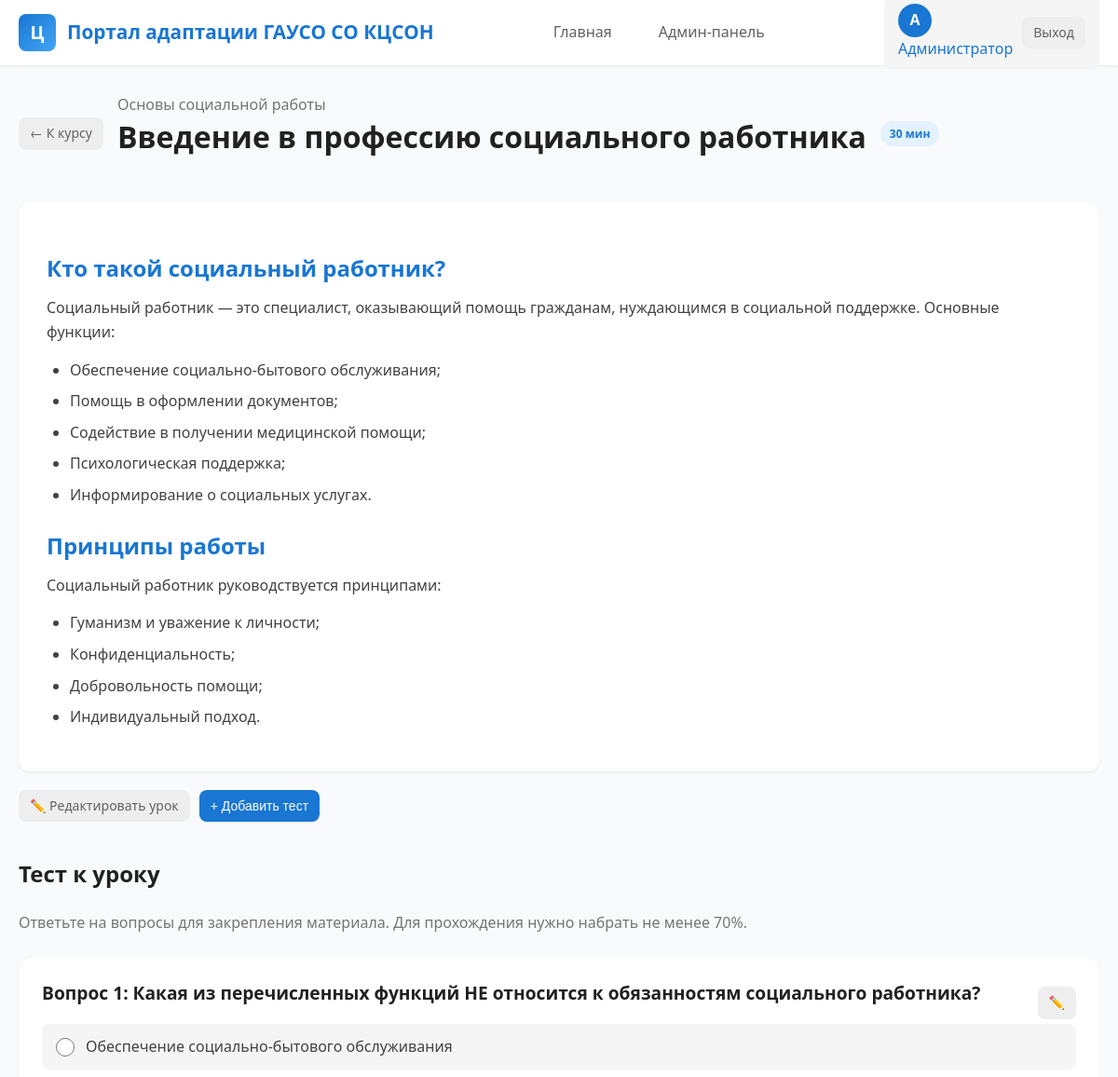
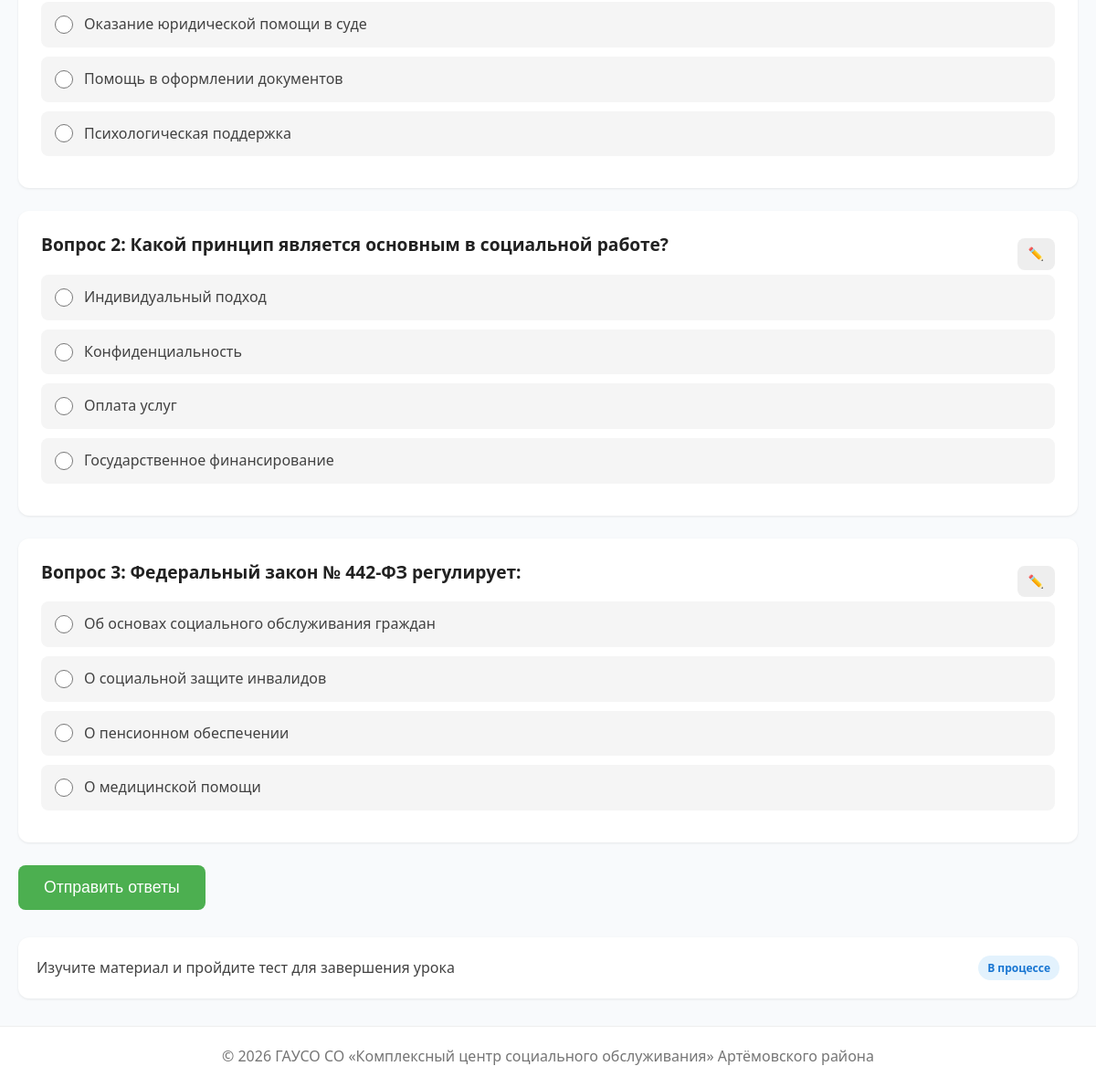
The app's page /lesson/1 (signed in) with its own data (2 pictures, top to bottom).
### tables this page shows
CREATE TABLE users (
            id INTEGER PRIMARY KEY AUTOINCREMENT,
            username TEXT UNIQUE NOT NULL,
            password TEXT NOT NULL,
            email TEXT,
            full_name TEXT,
            role TEXT DEFAULT 'user',
            position TEXT,
            department TEXT,
            phone TEXT,
            avatar TEXT,
            created_at TIMESTAMP DEFAULT CURRENT_TIMESTAMP,
            last_login TIMESTAMP
        );

CREATE TABLE courses (
            id INTEGER PRIMARY KEY AUTOINCREMENT,
            title TEXT NOT NULL,
            description TEXT,
            category TEXT,
            instructor TEXT,
            duration TEXT,
            difficulty TEXT DEFAULT 'beginner',
            image TEXT,
            is_published INTEGER DEFAULT 1,
            created_at TIMESTAMP DEFAULT CURRENT_TIMESTAMP,
            updated_at TIMESTAMP
        );

CREATE TABLE lessons (
            id INTEGER PRIMARY KEY AUTOINCREMENT,
            course_id INTEGER NOT NULL,
            title TEXT NOT NULL,
            content TEXT,
            video_url TEXT,
            file_path TEXT,
            order_num INTEGER DEFAULT 0,
            duration TEXT,
            created_at TIMESTAMP DEFAULT CURRENT_TIMESTAMP, image TEXT,
            FOREIGN KEY (course_id) REFERENCES courses (id) ON DELETE CASCADE
        );

CREATE TABLE tests (
            id INTEGER PRIMARY KEY AUTOINCREMENT,
            lesson_id INTEGER NOT NULL,
            question TEXT NOT NULL,
            options TEXT NOT NULL,
            correct_answer INTEGER NOT NULL,
            points INTEGER DEFAULT 1, image TEXT, explanation TEXT,
            FOREIGN KEY (lesson_id) REFERENCES lessons (id) ON DELETE CASCADE
        );

CREATE TABLE progress (
            id INTEGER PRIMARY KEY AUTOINCREMENT,
            user_id INTEGER NOT NULL,
            lesson_id INTEGER NOT NULL,
            status TEXT DEFAULT 'not_started',
            score INTEGER,
            completed_at TIMESTAMP,
            attempts INTEGER DEFAULT 0,
            FOREIGN KEY (user_id) REFERENCES users (id) ON DELETE CASCADE,
            FOREIGN KEY (lesson_id) REFERENCES lessons (id) ON DELETE CASCADE,
            UNIQUE(user_id, lesson_id)
        );

### app.py (the view, shortened to what this page needs)
@app.route('/lesson/<int:lesson_id>', methods=['GET', 'POST'])
@login_required
def lesson(lesson_id):
    conn = get_db_connection()
    lesson = conn.execute('SELECT * FROM lessons WHERE id = ?', (lesson_id,)).fetchone()
    if not lesson:
        conn.close()
        flash('Урок не найден', 'error')
        return redirect(url_for('index'))
    course = conn.execute('SELECT * FROM courses WHERE id = ?', (lesson['course_id'],)).fetchone()
    tests = conn.execute('SELECT * FROM tests WHERE lesson_id = ?', (lesson_id,)).fetchall()
    existing_progress = conn.execute('''
        SELECT * FROM progress WHERE user_id = ? AND lesson_id = ?
    ''', (session['user_id'], lesson_id)).fetchone()
    conn.close()
    return render_template('lesson.html', lesson=lesson, course=course, tests=tests,
                         existing_progress=existing_progress, lesson_id=lesson_id)

### app.py (called while the page is built)
def parse_json_options(options_str):
    try:
        return json.loads(options_str)
    except:
        return []

def get_db_connection():
    conn = sqlite3.connect('portal.db')
    conn.row_factory = sqlite3.Row
    return conn

def login_required(f):
    @wraps(f)
    def decorated_function(*args, **kwargs):
        if 'user_id' not in session:
            return redirect(url_for('login'))
        return f(*args, **kwargs)
    return decorated_function

@app.before_request
def load_user():
    g.user = None
    if 'user_id' in session:
        conn = get_db_connection()
        g.user = conn.execute('SELECT * FROM users WHERE id = ?', (session['user_id'],)).fetchone()
        conn.close()

### templates/lesson.html (shortened to what this page needs)
{% extends "base.html" %}
{% block content %}
<div class="lesson-header">
    <a href="{{ url_for('course', course_id=course.id) }}" class="btn btn-sm btn-secondary">&larr; К курсу</a>
    <div>
        <p style="color: var(--gray-600);">{{ course.title }}</p>
        <h1>{{ lesson.title }}</h1>
    </div>
    <span class="badge badge-user">{{ lesson.duration }}</span>
</div>
<div class="lesson-content">
    {{ lesson.content|safe }}
</div>
{% if g.user and g.user.role == 'admin' %}
<div style="margin-top: 20px; display: flex; gap: 10px;">
    <a href="{{ url_for('edit_lesson', lesson_id=lesson.id) }}" class="btn btn-sm btn-secondary">✏️ Редактировать урок</a>
    <button class="btn btn-sm btn-primary" data-modal="modal-add-test">+ Добавить тест</button>
</div>
{% endif %}
{% if tests %}
<form method="POST">
    <div style="margin-top: 40px;">
<h2 style="margin-bottom: 25px;">Тест к уроку</h2>
        <p style="color: var(--gray-600); margin-bottom: 25px;">Ответьте на вопросы для закрепления материала. Для прохождения нужно набрать не менее 70%.</p>
        {% for test in tests %}
        <div class="test-question">
            <div style="display: flex; justify-content: space-between; align-items: center;">
                <h3>Вопрос {{ loop.index }}: {{ test.question }}</h3>
                {% if g.user and g.user.role == 'admin' %}
                <a href="{{ url_for('edit_test', test_id=test.id) }}" class="btn btn-sm btn-secondary">✏️</a>
                {% endif %}
            </div>
            <div class="test-options">
                {% set options = test.options|parse_json_options %}
                {% for option in options %}
                <label>
                    <input type="radio" name="answer_{{ test.id }}" value="{{ loop.index0 }}" required>
                    <span>{{ option }}</span>
                </label>
                {% endfor %}
            </div>
        </div>
        {% endfor %}
        <button type="submit" class="btn btn-success btn-lg">Отправить ответы</button>
    </div>
</form>
{% else %}
<div class="card" style="margin-top: 30px; text-align: center;">
    <p style="color: var(--gray-600);">К этому уроку нет теста</p>
    <a href="{{ url_for('course', course_id=course.id) }}" class="btn btn-primary" style="margin-top: 15px;">Вернуться к курсу</a>
</div>
{% endif %}
<div class="lesson-nav">
    <span>Изучите материал и пройдите тест для завершения урока</span>
    <span class="badge {% if existing_progress and existing_progress.status == 'completed' %}badge-admin{% else %}badge-user{% endif %}">
        {{ 'Урок пройден' if existing_progress and existing_progress.status == 'completed' else 'В процессе' }}
    </span>
</div>
{% endblock %}

### templates/base.html (shortened to what this page needs)
<!DOCTYPE html>
<html lang="ru">
<head>
    <link rel="stylesheet" href="{{ url_for('static', filename='css/style.css') }}">
</head>
<body>
    {% if session.get('user_id') %}
    <header>
        <div class="container">
            <div class="header-content">
                <a href="{{ url_for('index') }}" class="logo">
                    <div class="logo-icon">Ц</div>
                    <span>Портал адаптации ГАУСО СО КЦСОН</span>
                </a>
                <nav>
                    <a href="/" class="{{ 'active' if request.endpoint == 'index' else '' }}">Главная</a>
                    {% if g.user and g.user.role == 'admin' %}
                    <a href="{{ url_for('admin') }}" class="{{ 'active' if request.endpoint == 'admin' else '' }}">Админ-панель</a>
                    {% endif %}
                </nav>
                <div class="user-menu">
                    <a href="{{ url_for('profile') }}">
                        <div class="user-avatar">{{ g.user.full_name[0] if g.user and g.user.full_name else 'U' }}</div>
                        <span>{{ g.user.full_name if g.user and g.user.full_name else session.get('username', 'Пользователь') }}</span>
                    </a>
                    <a href="{{ url_for('logout') }}" class="btn btn-sm btn-secondary">Выход</a>
                </div>
            </div>
        </div>
    </header>
    {% endif %}
    <main>
        <div class="container">
            {% block content %}{% endblock %}
        </div>
    </main>
    {% if session.get('user_id') %}
    <footer>
        <div class="container">
            <p>&copy; 2026 ГАУСО СО &laquo;Комплексный центр социального обслуживания&raquo; Артёмовского района</p>
        </div>
    </footer>
    {% endif %}
</body>
</html>

### static/css/style.css (style rules this page uses)
:root { --primary: #1976d2; --primary-dark: #1565c0; --primary-light: #42a5f5; --secondary: #26a69a; --success: #4caf50; --warning: #ff9800; --error: #f44336; --info: #2196f3; --dark: #212121; --gray-100: #f5f5f5; --gray-200: #eeeeee; --gray-300: #e0e0e0; --gray-400: #bdbdbd; --gray-500: #9e9e9e; --gray-600: #757575; --gray-700: #616161; --gray-800: #424242; --gray-900: #212121; --white: #ffffff; --bg-light: #f8fafc; --shadow-sm: 0 1px 3px rgba(0,0,0,0.08); --shadow-md: 0 4px 6px rgba(0,0,0,0.1); --shadow-lg: 0 10px 15px rgba(0,0,0,0.1); --radius-sm: 4px; --radius-md: 8px; --radius-lg: 12px; --transition: all 0.3s ease; }
* { margin: 0; padding: 0; box-sizing: border-box; }
body { font-family: 'Segoe UI', Roboto, 'Helvetica Neue', Arial, sans-serif; font-size: 16px; line-height: 1.6; color: var(--gray-800); background: var(--bg-light); }
a { text-decoration: none; color: var(--primary); transition: var(--transition); }
.container { max-width: 1200px; margin: 0 auto; padding: 0 20px; }
header { background: var(--white); box-shadow: var(--shadow-sm); position: sticky; top: 0; z-index: 100; }
.header-content { display: flex; justify-content: space-between; align-items: center; padding: 15px 0; height: 70px; }
.logo { display: flex; align-items: center; gap: 12px; font-size: 1.3rem; font-weight: 600; color: var(--primary); }
.logo-icon { width: 40px; height: 40px; background: linear-gradient(135deg, var(--primary), var(--primary-light)); border-radius: var(--radius-md); display: flex; align-items: center; justify-content: center; color: var(--white); font-size: 1.2rem; }
nav { display: flex; align-items: center; gap: 20px; }
nav a { color: var(--gray-700); padding: 8px 15px; border-radius: var(--radius-sm); font-weight: 500; }
.user-menu { display: flex; align-items: center; gap: 10px; padding: 8px 15px; background: var(--gray-100); border-radius: var(--radius-md); }
.user-avatar { width: 36px; height: 36px; background: var(--primary); border-radius: 50%; display: flex; align-items: center; justify-content: center; color: var(--white); font-weight: 600; }
main { min-height: calc(100vh - 70px); padding: 30px 0; }
h1, h2, h3 { color: var(--gray-900); line-height: 1.3; }
h1 { font-size: 2rem; margin-bottom: 20px; }
h2 { font-size: 1.5rem; margin-bottom: 15px; }
h3 { font-size: 1.2rem; margin-bottom: 10px; }
.btn { display: inline-flex; align-items: center; gap: 8px; padding: 10px 20px; border: none; border-radius: var(--radius-md); font-size: 1rem; font-weight: 500; cursor: pointer; transition: var(--transition); }
.btn-primary { background: var(--primary); color: var(--white); }
.btn-secondary { background: var(--gray-200); color: var(--gray-700); }
.btn-success { background: var(--success); color: var(--white); }
.btn-sm { padding: 6px 12px; font-size: 0.875rem; }
.btn-lg { padding: 14px 28px; font-size: 1.1rem; }
.test-question { background: var(--white); border-radius: var(--radius-lg); padding: 25px; margin-bottom: 25px; box-shadow: var(--shadow-sm); }
.test-question h3 { margin-bottom: 20px; }
.test-options label { display: flex; align-items: center; gap: 12px; padding: 12px 15px; background: var(--gray-100); border-radius: var(--radius-md); margin-bottom: 10px; cursor: pointer; transition: var(--transition); }
.test-options input[type="radio"] { width: 20px; height: 20px; accent-color: var(--primary); }
.badge { display: inline-block; padding: 4px 10px; border-radius: 20px; font-size: 0.75rem; font-weight: 600; }
.badge-user { background: #e3f2fd; color: var(--primary); }
footer { background: var(--white); padding: 20px 0; text-align: center; color: var(--gray-600); border-top: 1px solid var(--gray-200); margin-top: auto; }
.lesson-content { background: var(--white); border-radius: var(--radius-lg); padding: 30px; box-shadow: var(--shadow-sm); }
.lesson-content h2, .lesson-content h3 { color: var(--primary); margin-top: 25px; margin-bottom: 15px; }
.lesson-content p { margin-bottom: 15px; }
.lesson-content ul, .lesson-content ol { margin-bottom: 15px; padding-left: 25px; }
.lesson-content li { margin-bottom: 8px; }

### records on screen
users: user "А", user "Администратор"
courses: title "Основы социальной работы"
lessons: title "Введение в профессию социального работника", duration "30 мин", content "Кто такой социальный работник? Социальный работник — это специалист, оказывающий помощь гражданам, нуждающимся в социальной поддержке. Основные функции: Обеспечение социально-бытового обслуживания; Помощь в оформлении документов; Содействие в получении медицинской помощи; Психологическая поддержка; Информирование о социальных услугах. Принципы работы Социальный работник руководствуется принципами: Гуманизм и уважение к личности; Конфиденциальность; Добровольность помощи; Индивидуальный подход."
tests: question "Какая из перечисленных функций НЕ относится к обязанностям социального работника?", options "Обеспечение социально-бытового обслуживания" "Оказание юридической помощи в суде" "Помощь в оформлении документов" "Психологическая поддержка"
tests: question "Какой принцип является основным в социальной работе?", options "Индивидуальный подход" "Конфиденциальность" "Оплата услуг" "Государственное финансирование"
tests: question "Федеральный закон № 442-ФЗ регулирует:", options "Об основах социального обслуживания граждан" "О социальной защите инвалидов" "О пенсионном обеспечении" "О медицинской помощи"
progress: status "В процессе"
